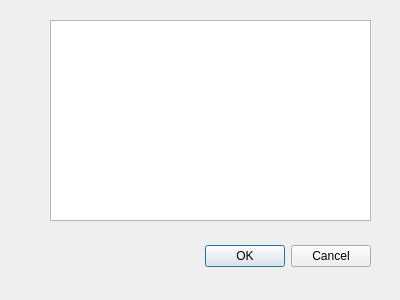
<?xml version="1.0" encoding="UTF-8"?>
<ui version="4.0">
 <class>Dialog</class>
 <widget class="QDialog" name="Dialog">
  <property name="geometry">
   <rect>
    <x>0</x>
    <y>0</y>
    <width>400</width>
    <height>300</height>
   </rect>
  </property>
  <property name="windowTitle">
   <string>Dialog</string>
  </property>
  <widget class="QDialogButtonBox" name="buttonBox">
   <property name="geometry">
    <rect>
     <x>30</x>
     <y>240</y>
     <width>341</width>
     <height>32</height>
    </rect>
   </property>
   <property name="orientation">
    <enum>Qt::Horizontal</enum>
   </property>
   <property name="standardButtons">
    <set>QDialogButtonBox::Cancel|QDialogButtonBox::Ok</set>
   </property>
  </widget>
  <widget class="QGraphicsView" name="graphicsView">
   <property name="geometry">
    <rect>
     <x>50</x>
     <y>20</y>
     <width>321</width>
     <height>201</height>
    </rect>
   </property>
  </widget>
 </widget>
 <resources/>
 <connections>
  <connection>
   <sender>buttonBox</sender>
   <signal>accepted()</signal>
   <receiver>Dialog</receiver>
   <slot>accept()</slot>
   <hints>
    <hint type="sourcelabel">
     <x>248</x>
     <y>254</y>
    </hint>
    <hint type="destinationlabel">
     <x>157</x>
     <y>274</y>
    </hint>
   </hints>
  </connection>
  <connection>
   <sender>buttonBox</sender>
   <signal>rejected()</signal>
   <receiver>Dialog</receiver>
   <slot>reject()</slot>
   <hints>
    <hint type="sourcelabel">
     <x>316</x>
     <y>260</y>
    </hint>
    <hint type="destinationlabel">
     <x>286</x>
     <y>274</y>
    </hint>
   </hints>
  </connection>
 </connections>
</ui>
